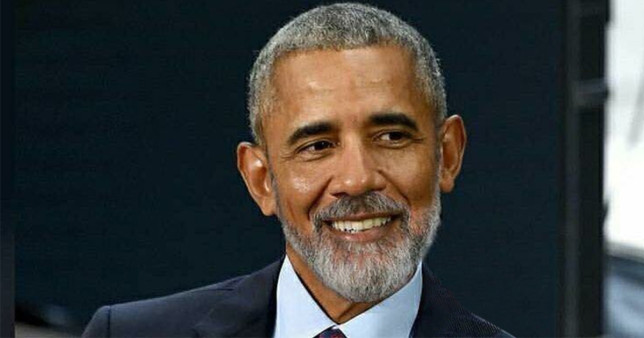
#> input picture images/face_obama.jpg, 644 x 338 px
$ jupyter execute --allow-errors 04-object-detection-part-7-face-detection.ipynb   (shell and % lines are left out)
#> lines starting #> are read from the running program, lines starting #| are printed output that depends on the picture
# Face detection using HAAR Cascades

* It was first introduced by Paul Viola & Michael Jones at 2001 (see http://www.vision.caltech.edu/html-files/EE148-2005-Spring/pprs/viola04ijcv.pdf)
* The Viola Jones framework can detect any object , but was initially aimed at face detection
* please note we are talking about face detection (based on machine learning), and not face recognition (based on deep learning).

## some clarifications on AI terminology
### Artificial Intelligence (AI):
Its when a machine has cognitive capabilities such as problem solving and learning from examples (3 areas reasoning , speach and vision)
AI has 3 different levels:
* Narrow AI = when a machine can perform a specific task better than a human
* General AI = when a machine can perform any intelectual task as a human would perform
* Strong AI = when a machine can perform better than humans in lots of tasks

### Machine learning:
Started at the late 20th century - can be referred to as supervised learning when algorithms are trained to perform a task based on past examples.
This is the place where most of todays applications are at.
### Deep learning:
a subset of Machine learning and it uses a "deep nural networks" (vs shallow neural networks)

## The building blocks of Viola-Jones algorithm:
### * Haar features

#### calculating whether an area containes a feature (here we check edge)

see https://www.youtube.com/watch?v=F5rysk51txQ

### * Integral image

see https://www.youtube.com/watch?v=x41KFOFGnUE

### * Adaboosts

AdaBoost, short for Adaptive Boosting, is a machine learning meta-algorithm formulated by Yoav Freund and Robert Schapire. Its purpose is to build and train the model that identifies the face (or any object). It is used in conjunction with many other types of learning algorithms to improve performance. The output of the other learning algorithms ('weak learners') is combined into a weighted sum that represents the final output of the boosted classifier.

see https://www.youtube.com/watch?v=GM3CDQfQ4sw

### * Cascading

Cascade classifies are a concatenation of weak classifiers used to create a strong classifier.<BR>
simple classifiers - are HAAR features which are not so accurate and easy to compute<BR>
Strong classifier  - is acheived by concatenating a searies of weak classifiers to create a strong classifier<BR>
<BR>
How it works - https://www.youtube.com/watch?v=nVbaNcRldmw&feature=youtu.be
<BR>
<BR>
A summary video - https://www.youtube.com/watch?v=0WBUlRADBd0&feature=youtu.be

# And now some coding

[cell 1]
import numpy as np
import cv2
import matplotlib.pyplot as plt

[cell 2]
def display(img,cmap='gray'):
    fig = plt.figure(figsize=(10,10))
    ax = fig.add_subplot(111)
    ax.imshow(img,cmap='gray')

[cell 3]
hillary = cv2.imread('images/face1.jpg', cv2.IMREAD_GRAYSCALE)
obama = cv2.imread('images/face_obama.jpg', cv2.IMREAD_GRAYSCALE)
#> obama: shape (338, 644); min 0, max 255, mean 59.4
bearded_guy = cv2.imread('images/face_beard_sunglasses.jpg', cv2.IMREAD_GRAYSCALE)
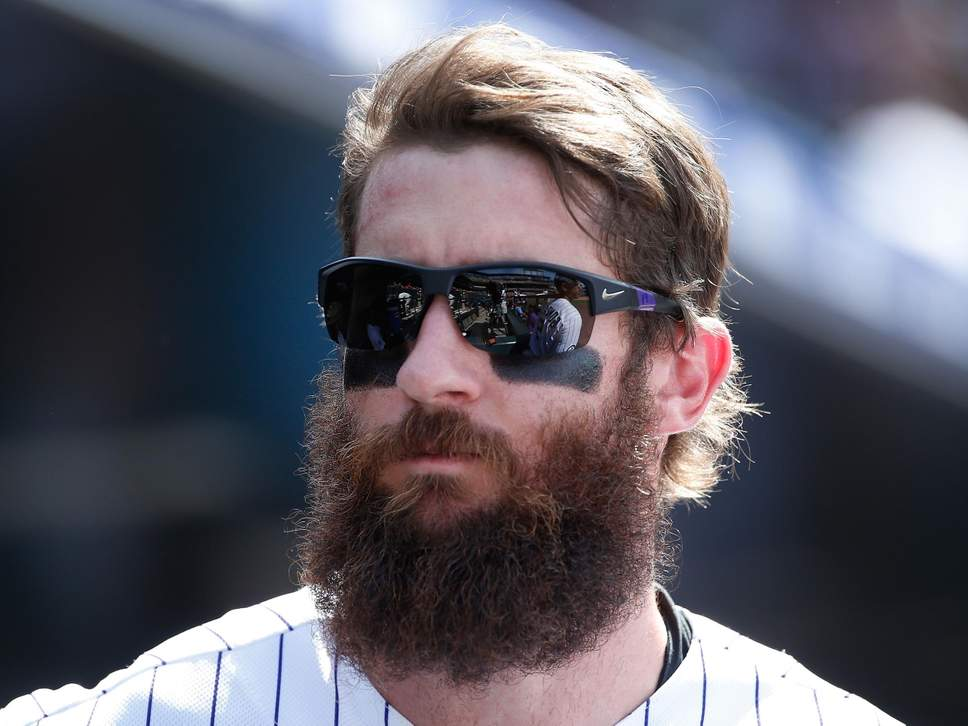
#> input picture images/face_beard_sunglasses.jpg, 968 x 726 px
#> bearded_guy: shape (726, 968); min 0, max 255, mean 91.8
group1 = cv2.imread('images/people.jpg', cv2.IMREAD_GRAYSCALE)
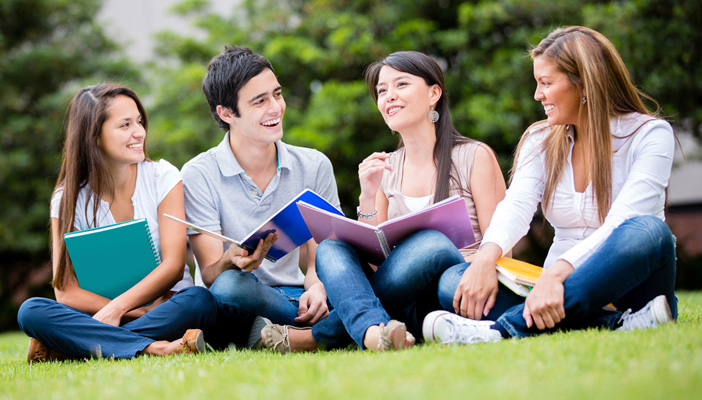
#> input picture images/people.jpg, 702 x 400 px
#> group1: shape (400, 702); min 0, max 255, mean 125.4
group2 = cv2.imread('images/people_face_to_find_1.jpg', cv2.IMREAD_GRAYSCALE)
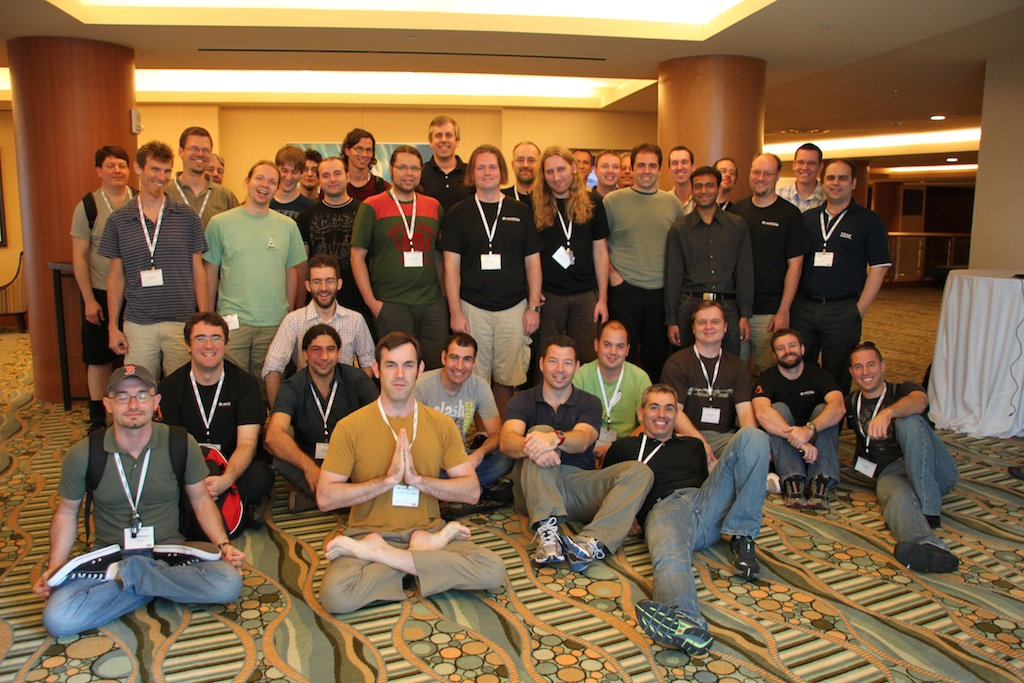
#> input picture images/people_face_to_find_1.jpg, 1024 x 683 px
#> group2: shape (683, 1024); min 0, max 255, mean 105.1

#> (a cell that did not finish here is left out)


[cell 5]
display(obama)

[cell 6]
display(bearded_guy)

[cell 7]
display(group1)

[cell 8]
display(group2)

## Cascade files

OpenCV comes with some pre-trained cascade files and we will use them here.
in this project these are stored under the resources directory

[cell 9]
face_cascade = cv2.CascadeClassifier('resources/haarcascade_frontalface_default.xml')

[cell 10]
def detect_face(img):
    face_img = img.copy()
    face_rects = face_cascade.detectMultiScale(face_img)
    for (x,y,w,h) in face_rects:
        cv2.rectangle(face_img, (x,y), (x+w,y+h), (255,255,255), 2)
    return face_img

#> (a cell that did not finish here is left out)

[cell 12]
result = detect_face(obama)
#> the loop in detect_face (call 2), `for (x,y,w,h) in face_rects:` made 1 pass
#> (x, y, w, h) on pass 1: (235, 48, 233, 233)
#> after the loop in detect_face (call 2), `for (x,y,w,h) in face_rects:`: face_img: shape (338, 644); min 0, max 255, mean 61.9
display(result)

[cell 13]
result = detect_face(bearded_guy)
#> in detect_face (call 3), `face_rects = face_cascade.detectMultiScale(face_img)`: face_rects = [[210, 141, 462, 462]]
#> the loop in detect_face (call 3), `for (x,y,w,h) in face_rects:` made 1 pass
#> after the loop in detect_face (call 3), `for (x,y,w,h) in face_rects:`:
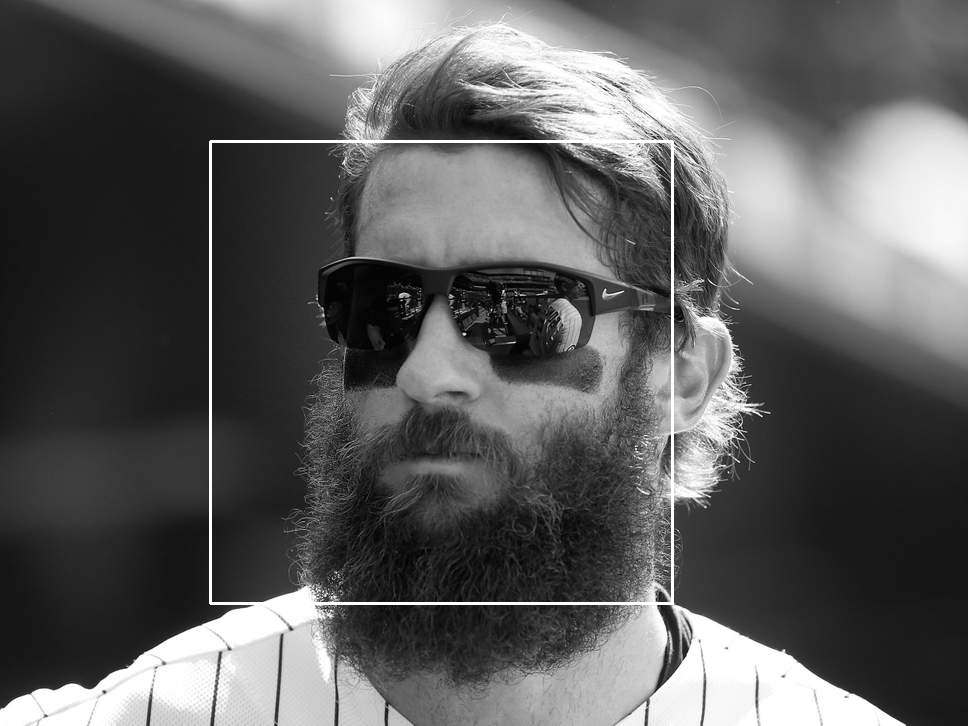
#> face_img: shape (726, 968); min 0, max 255, mean 93.2
display(result)

[cell 14]
result = detect_face(group1)
#> in detect_face (call 4), `face_rects = face_cascade.detectMultiScale(face_img)`: face_rects = [[366, 65, 57, 57], [233, 71, 69, 69], [97, 100, 59, 59]]
#> the loop in detect_face (call 4), `for (x,y,w,h) in face_rects:` made 3 passes
#> after the loop in detect_face (call 4), `for (x,y,w,h) in face_rects:`:
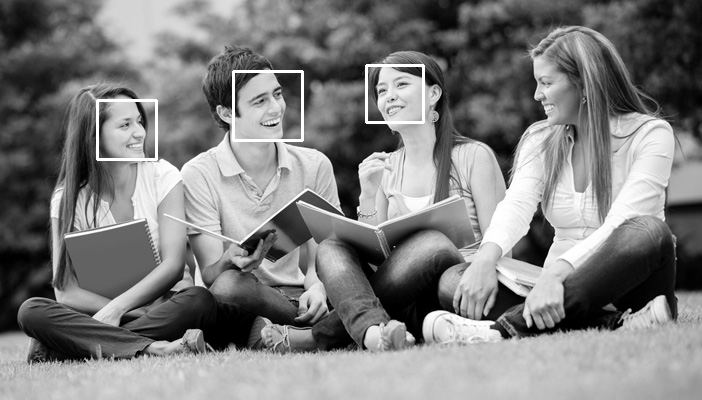
#> face_img: shape (400, 702); min 0, max 255, mean 126.5
display(result)

[cell 15]
result = detect_face(group2)
#> in detect_face (call 5), `face_rects = face_cascade.detectMultiScale(face_img)`: face_rects = 36 rows, first 6: [429, 124, 28, 28], [350, 139, 27, 27], [183, 138, 29, 29], [511, 148, 30, 30], [568, 152, 25, 25], [665, 151, 30, 30]
#> the loop in detect_face (call 5), `for (x,y,w,h) in face_rects:` made 36 passes
#> (x, y, w, h) on passes 1 to 12: (429, 124, 28, 28), (350, 139, 27, 27), (183, 138, 29, 29), (511, 148, 30, 30), (568, 152, 25, 25), (665, 151, 30, 30), (792, 152, 29, 29), (629, 152, 35, 35), (470, 155, 33, 33), (595, 155, 29, 29), (392, 155, 33, 33), (539, 158, 33, 33)
#> after the loop in detect_face (call 5), `for (x,y,w,h) in face_rects:`:
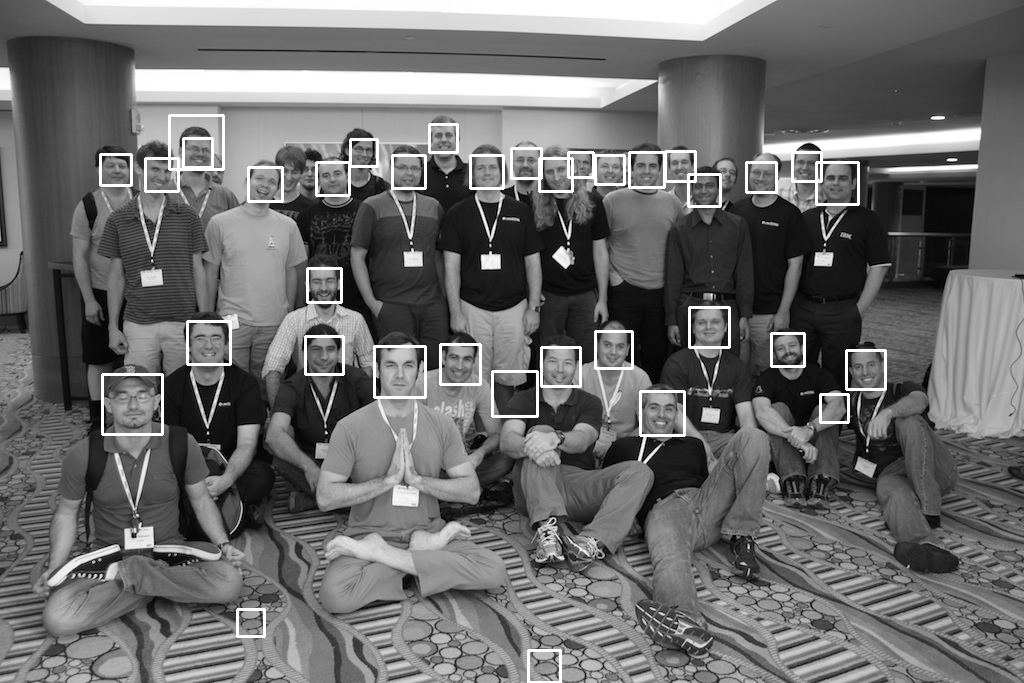
#> face_img: shape (683, 1024); min 0, max 255, mean 108.5
display(result)

[cell 16]
def adj_detect_face(img):
    face_img = img.copy()
    face_rects = face_cascade.detectMultiScale(face_img, scaleFactor=1.2, minNeighbors=5)
#> face_rects = 25 rows, first 6: [351, 140, 26, 26], [511, 149, 29, 29], [666, 152, 28, 28], [792, 152, 28, 28], [630, 152, 35, 35], [471, 155, 32, 32]
    for (x,y,w,h) in face_rects:
        cv2.rectangle(face_img, (x,y), (x+w,y+h), (255,255,255), 2)
#> this loop made 25 passes
#> (x, y, w, h) on passes 1 to 12: (351, 140, 26, 26), (511, 149, 29, 29), (666, 152, 28, 28), (792, 152, 28, 28), (630, 152, 35, 35), (471, 155, 32, 32), (595, 155, 30, 30), (392, 155, 33, 33), (541, 159, 32, 32), (316, 161, 35, 35), (690, 174, 29, 29), (689, 307, 40, 40)
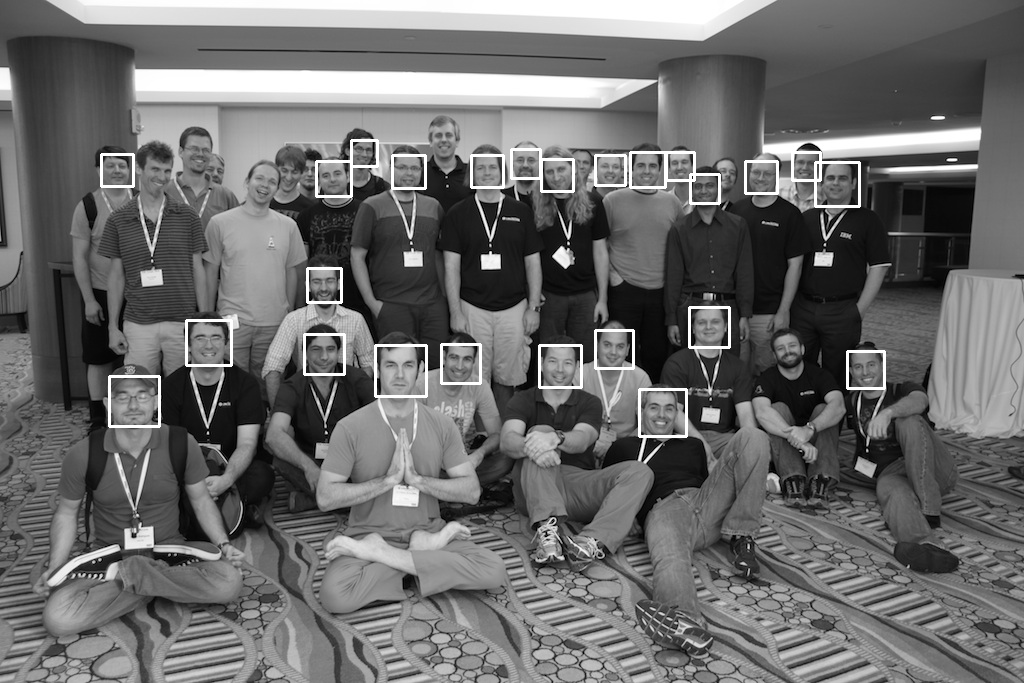
#> face_img: shape (683, 1024); min 0, max 255, mean 107.6
    return (len(face_rects),face_img)

[cell 17]
recs, result = adj_detect_face(group2)
#> recs = 25
print(recs)
#| 25
display(result)

## Using different cascade classifier file

OpenCV is delivered with 17 different cascade files, they are located under your python environments .../site-packages/cv2/data/

To ease up the work I have also added those 17 files to this repository under resources directory

[cell 18]
cascade_files = {'eyes':cv2.CascadeClassifier('resources/haarcascade_eye.xml'),
                 'eyeglasses':cv2.CascadeClassifier('resources/haarcascade_eye_tree_eyeglasses.xml'),
                 'profileface':cv2.CascadeClassifier('resources/haarcascade_profileface.xml'),
                 'lefteye':cv2.CascadeClassifier('resources/haarcascade_lefteye_2splits.xml'),
                 'righteye':cv2.CascadeClassifier('resources/haarcascade_righteye_2splits.xml'),
                 'frontalface_default':cv2.CascadeClassifier('resources/haarcascade_frontalface_default.xml'),
                 'frontalface_alt':cv2.CascadeClassifier('resources/haarcascade_frontalface_alt.xml'),
                 'frontalface_alt2':cv2.CascadeClassifier('resources/haarcascade_frontalface_alt2.xml'),
                 'frontalface_alt_tree':cv2.CascadeClassifier('resources/haarcascade_frontalface_alt_tree.xml'),
                 'smile':cv2.CascadeClassifier('resources/haarcascade_smile.xml')
                }

[cell 19]
def detect_by_cascade(img, cascade):
    ret_img = img.copy()
    rects = cascade.detectMultiScale(ret_img, scaleFactor=1.2, minNeighbors=5)
#> rects = [[369, 55, 72, 72]]
    for (x,y,w,h) in rects:
        cv2.rectangle(ret_img, (x,y), (x+w,y+h), (255,255,255), 2)
#> this loop made 1 pass
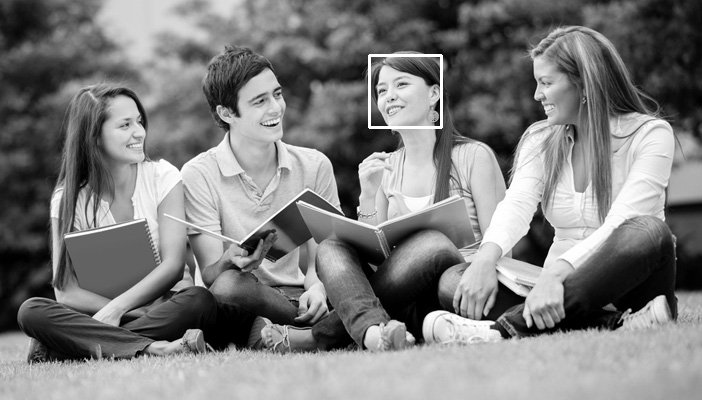
#> ret_img: shape (400, 702); min 0, max 255, mean 125.9
    return (len(rects),ret_img)

[cell 20]
recs, result = detect_by_cascade(group1, cascade_files['profileface'])
#> recs = 1
print(recs)
#| 1
display(result)

[cell 21]
recs, result = detect_by_cascade(obama, cascade_files['eyes'])
#> in detect_by_cascade (call 2), `rects = cascade.detectMultiScale(ret_img, scaleFactor=1.2, minNeighbor..`: rects = [[361, 106, 57, 57], [281, 103, 71, 71]]
#> the loop in detect_by_cascade (call 2), `for (x,y,w,h) in rects:` made 2 passes
#> after the loop in detect_by_cascade (call 2), `for (x,y,w,h) in rects:`:
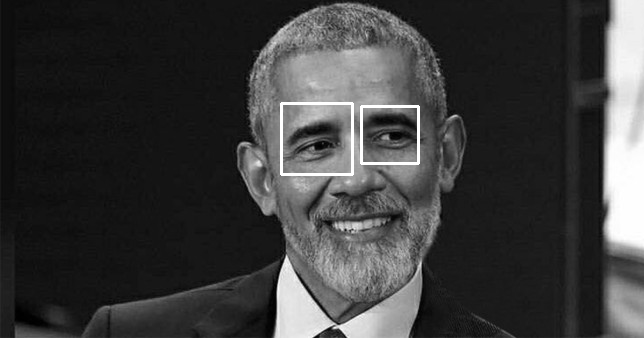
#> ret_img: shape (338, 644); min 0, max 255, mean 60.3
#> recs = 2
print(recs)
#| 2
display(result)

[cell 22]
recs, result = detect_by_cascade(bearded_guy, cascade_files['eyeglasses'])
#> recs = 0
print(recs)
#| 0
display(result)

[cell 23]
recs, result = detect_by_cascade(obama, cascade_files['smile'])
#> in detect_by_cascade (call 4), `rects = cascade.detectMultiScale(ret_img, scaleFactor=1.2, minNeighbor..`: rects = [[374, 136, 43, 22], [281, 168, 41, 21], [308, 201, 98, 49], [293, 70, 73, 36], [258, 85, 73, 36], [356, 121, 88, 44], [23, 299, 75, 37], [303, 28, 111, 56], [264, 62, 91, 45]]
#> the loop in detect_by_cascade (call 4), `for (x,y,w,h) in rects:` made 9 passes
#> after the loop in detect_by_cascade (call 4), `for (x,y,w,h) in rects:`:
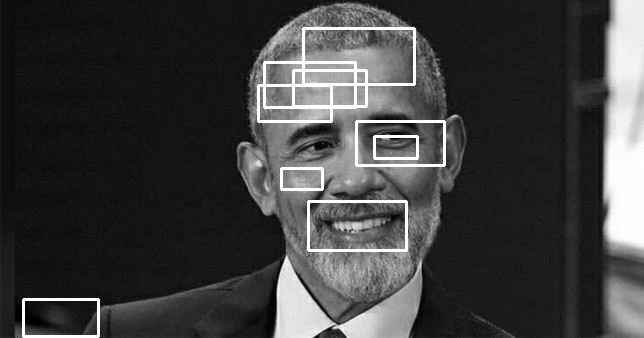
#> ret_img: shape (338, 644); min 0, max 255, mean 63.3
#> recs = 9
print(recs)
#| 9
display(result)
